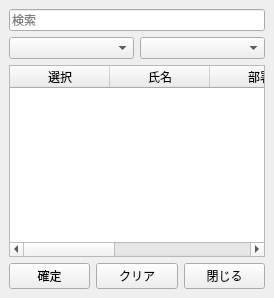
<?xml version="1.0" encoding="UTF-8"?>
<ui version="4.0">
 <class>PreciseParticipantSelectionWindow</class>
 <widget class="QMainWindow" name="PreciseParticipantSelectionWindow">
  <property name="windowTitle"><string>精密モード参加者選択</string></property>
  <widget class="QWidget" name="centralwidget">
   <layout class="QVBoxLayout" name="mainLayout">
    <item><widget class="QLineEdit" name="searchLineEdit"><property name="placeholderText"><string>検索</string></property></widget></item>
    <item><layout class="QHBoxLayout" name="filterLayout"><item><widget class="QComboBox" name="departmentFilterComboBox"/></item><item><widget class="QComboBox" name="positionFilterComboBox"/></item></layout></item>
    <item><widget class="QTableWidget" name="participantSelectionTable"><column><property name="text"><string>選択</string></property></column><column><property name="text"><string>氏名</string></property></column><column><property name="text"><string>部署</string></property></column><column><property name="text"><string>役職</string></property></column><column><property name="text"><string>識別名</string></property></column></widget></item>
    <item><layout class="QHBoxLayout" name="buttonLayout"><item><widget class="QPushButton" name="confirmButton"><property name="text"><string>確定</string></property></widget></item><item><widget class="QPushButton" name="clearButton"><property name="text"><string>クリア</string></property></widget></item><item><widget class="QPushButton" name="closeButton"><property name="text"><string>閉じる</string></property></widget></item></layout></item>
   </layout>
  </widget>
 </widget>
 <resources/>
 <connections/>
</ui>
